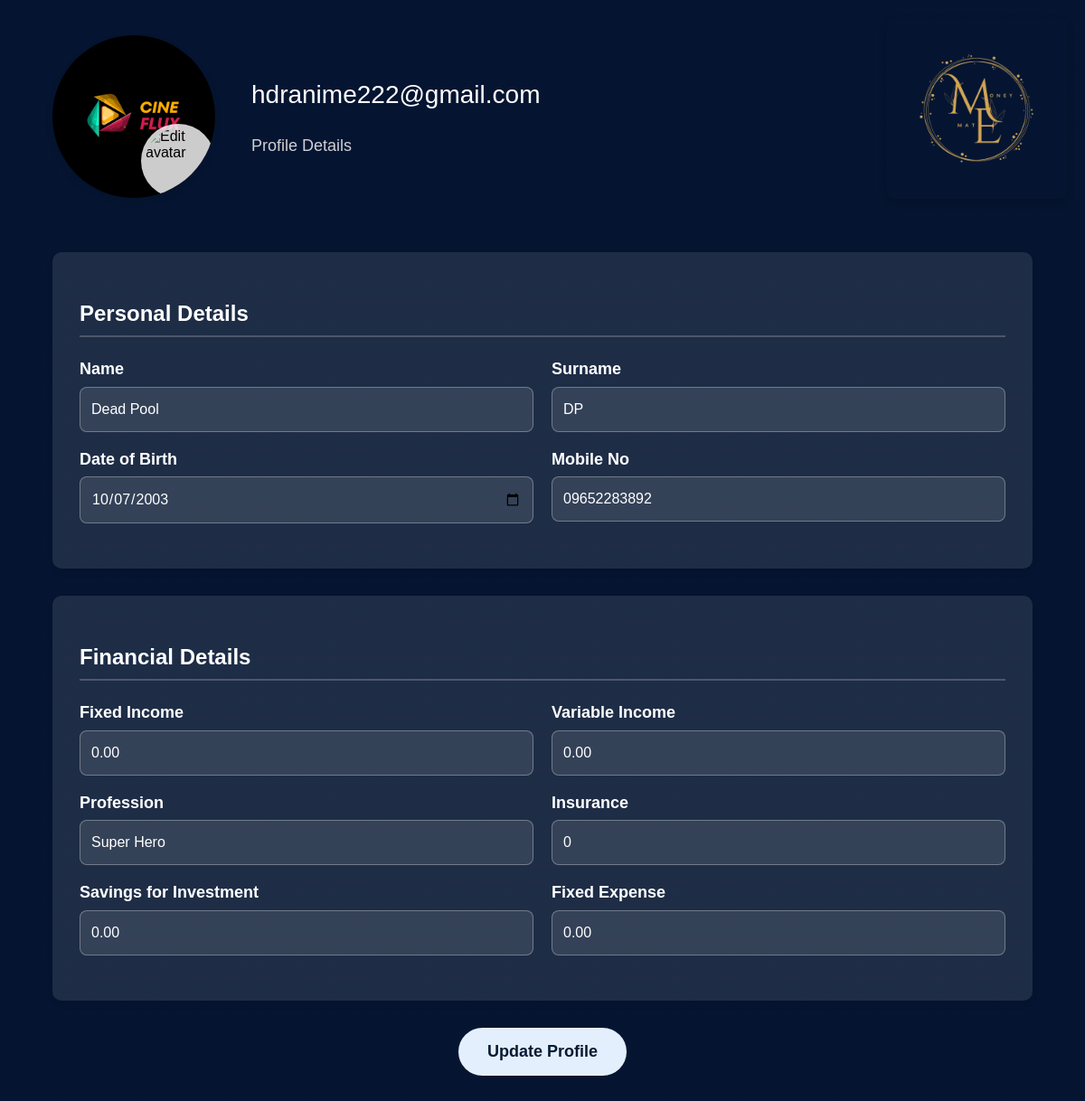
Screenshot of /details_form/ (signed in) with the database file from the repository.
### myapp/models.py (models this page shows, shortened)
class UserProfile(models.Model):
    user = models.ForeignKey(User, on_delete=models.CASCADE)
    name = models.CharField(max_length=100, blank=True, null=True)
    surname = models.CharField(max_length=100, blank=True, null=True)
    dob = models.DateField(blank=True, null=True)
    mobile = models.CharField(max_length=15, blank=True, null=True)
    fixed_income = models.DecimalField(max_digits=10, decimal_places=2, blank=True, null=True)
    variable_income = models.DecimalField(max_digits=10, decimal_places=2, blank=True, null=True)
    profession = models.CharField(max_length=100, blank=True, null=True)
    insurance = models.CharField(max_length=100, blank=True, null=True)
    savings = models.DecimalField(max_digits=10, decimal_places=2, blank=True, null=True)
    expenses = models.DecimalField(max_digits=10, decimal_places=2, blank=True, null=True)
    image = models.ImageField(upload_to='profile_images/', blank=True, null=True)

### myapp/views.py (the view, shortened to what this page needs)
# urls.py: path('details_form/', views.form_page, name='details_form'),
@login_required
def form_page(request):
    profile, created = UserProfile.objects.get_or_create(user=request.user)
    return render(request, 'details_form.html', {'userprofile':profile })

### myapp/templates/details_form.html (shortened to what this page needs)
{% load static %}
<!DOCTYPE html>
<html lang="en">
<head>
</head>
<body>
<section class="profile-section">
    <div class="profile-container">
        <div class="form-column">
            <div class="form-wrapper">
                <header class="header-container">
                    <form method="post" enctype="multipart/form-data">
                        <div class="avatar-container">
                            <img loading="lazy" src="{% if userprofile.image %}{{ userprofile.image.url }}{% else %}https://www.pngitem.com/pimgs/m/78-786293_1240-x-1240-0-avatar-profile-icon-png.png{% endif %}" class="avatar-background" alt="User avatar background" />
                            <img loading="lazy" src="https://cdn0.iconfinder.com/data/icons/yellow-colored-set-3/512/man_with_camera-512.png" class="avatar-image" alt="Edit avatar" onclick="document.getElementById('profile-image-upload').click()" />
                        </div>
                    </form>
                    <div class="user-info">
                        <h2 class="user-email">{{ user.username }}</h2>
                        <p class="user-status">Profile Details</p>
                    </div>
                </header>
                <form method="POST" action="{% url 'details_form' %}">
                    <div class="form-section">
                        <h3 class="form-section-title">Personal Details</h3>
                        <div class="form-row">
                            <div class="input-group">
                                <div class="input-wrapper">
                                    <label for="name" class="input-label">Name</label>
                                    <input type="text" id="name" class="input-field" placeholder="Enter your name" name="name" value="{{ userprofile.name }}" required/>
                                </div>
                                <div class="input-wrapper">
                                    <label for="surname" class="input-label">Surname</label>
                                    <input type="text" id="surname" class="input-field" placeholder="Enter your surname" name="surname" required value="{{ userprofile.surname}}"/>
                                </div>
                            </div>
                        </div>
                        <div class="form-row">
                            <div class="input-group">
                                <div class="input-wrapper">
                                    <label for="dob" class="input-label">Date of Birth</label>
                                    <input type="date" id="dob" class="input-field" value="{{ userprofile.dob|date:'Y-m-d'}}" name="dob" required />
                                </div>
                                <div class="input-wrapper">
                                    <label for="mobile" class="input-label">Mobile No</label>
                                    <input type="tel" id="mobile" class="input-field" placeholder="Enter your mobile number" value="{{ userprofile.mobile }}" name="mobile" required />
                                </div>
                            </div>
                        </div>
                    </div>
                    <div class="form-section">
                        <h3 class="form-section-title">Financial Details</h3>
                        <div class="form-row">
                            <div class="input-group">
                                <div class="input-wrapper">
                                    <label for="fixed-income" class="input-label">Fixed Income</label>
                                    <input type="number" id="fixed-income" class="input-field" placeholder="Enter fixed income" value="{{ userprofile.fixed_income }}" name="fixed-income" required />
                                </div>
                                <div class="input-wrapper">
                                    <label for="variable-income" class="input-label">Variable Income</label>
                                    <input type="number" id="variable-income" class="input-field" placeholder="Enter variable income" value="{{ userprofile.variable_income }}" name="variable-income" required />
                                </div>
                            </div>
                        </div>
                        <div class="form-row">
                            <div class="input-group">
                                <div class="input-wrapper">
                                    <label for="profession" class="input-label">Profession</label>
                                    <input type="text" id="profession" class="input-field" placeholder="Enter your profession" value="{{ userprofile.profession }}" name="profession" required />
                                </div>
                                <div class="input-wrapper">
                                    <label for="insurance" class="input-label">Insurance</label>
                                    <input type="text" id="insurance" class="input-field" placeholder="Enter insurance details" value="{{ userprofile.insurance }}" name="insurance" required />
                                </div>
                            </div>
                        </div>
                        <div class="form-row">
                            <div class="input-group">
                                <div class="input-wrapper">
                                    <label for="savings" class="input-label">Savings for Investment</label>
                                    <input type="number" id="savings" class="input-field" placeholder="Enter savings amount" value="{{ userprofile.savings }}" name="savings" required />
                                </div>
                                <div class="input-wrapper">
                                    <label for="expenses" class="input-label">Fixed Expense</label>
                                    <input type="number" id="expenses" class="input-field" placeholder="Enter fixed expenses" value="{{ userprofile.expenses }}" name="expenses" required />
                                </div>
                            </div>
                        </div>
                    </div>
                    <div class="submit-button-container">
                        <button type="submit" class="submit-button">Update Profile</button>
                    </div>
                </form>
            </div>
        </div>
    </div>
    <div class="image-column">
        <a href="{% url 'home' %}">
            <img loading="lazy" src="{% static 'images/mm1.png' %}" class="profile-image" alt="Profile decoration" />
        </a>
    </div>
</section>
</body>
</html>

### myapp/templates/details_form.html (style rules this page uses)
body { margin: 0; padding: 0; font-family: Nunito, sans-serif; background-color: #f0f2f5; }
.profile-section { background: linear-gradient(0deg, rgba(16, 14, 25, 0.2) 0%, rgba(16, 14, 25, 0.2) 100%), #031637; display: flex; flex-direction: column; padding: 39px 58px; position: relative; }
.profile-container { display: flex; gap: 40px; }
.form-column { display: flex; flex-direction: column; width: 100%; }
.form-wrapper { display: flex; flex-grow: 1; flex-direction: column; }
.header-container { display: flex; gap: 40px; margin-bottom: 40px; }
.avatar-container { position: relative; width: 180px; height: 180px; overflow: hidden; border-radius: 50%; box-shadow: 0 4px 8px rgba(0, 0, 0, 0.1); }
.avatar-background { position: relative; top: 0; left: 0; width: 100%; height: 100%; object-fit: cover; }
.avatar-image { position: absolute; bottom: 0; right: 0; width: 40%; height: 40%; object-fit: contain; background-color: rgba(255, 255, 255, 0.8); border-radius: 50%; padding: 5px; cursor: pointer; transition: transform 0.3s ease; }
.user-info { display: flex; flex-direction: column; align-self: stretch; color: #fff; font-weight: 700; margin: auto 0; }
.user-email { font: 28px Nunito, sans-serif; margin-bottom: 10px; }
.user-status { font: 18px/1.4 Nunito, sans-serif; opacity: 0.8; }
.form-section { background-color: rgba(255, 255, 255, 0.1); border-radius: 10px; padding: 30px; margin-bottom: 30px; box-shadow: 0 4px 6px rgba(0, 0, 0, 0.1); }
.form-section-title { color: #fff; font: 700 24px Nunito, sans-serif; margin-bottom: 25px; border-bottom: 2px solid rgba(255, 255, 255, 0.2); padding-bottom: 10px; }
.form-row { gap: 20px; justify-content: space-between; display: flex; margin-bottom: 20px; }
.input-group { gap: 20px; display: flex; width: 100%; }
.input-wrapper { display: flex; flex-direction: column; width: 50%; }
.input-label { color: #fff; font: 600 18px/1.2 Nunito, sans-serif; margin-bottom: 8px; }
.input-field { align-items: start; border-radius: 8px; border: 1px solid rgba(255, 255, 255, 0.3); background-color: rgba(255, 255, 255, 0.1); color: #fff; padding: 12px; font: 400 16px/1.5 Nunito, sans-serif; width: 100%; box-sizing: border-box; transition: all 0.3s ease; }
.input-field::placeholder { color: rgba(255, 255, 255, 0.5); }
.image-column { position: absolute; top: 20px; right: 20px; width: 200px; }
.profile-image { width: 100%; height: auto; border-radius: 10px; box-shadow: 0 4px 8px rgba(0, 0, 0, 0.2); transition: transform 0.3s ease; }
.submit-button-container { display: flex; justify-content: center; margin-top: 30px; }
.submit-button { justify-content: center; align-items: center; border-radius: 30px; background-color: #e4effd; color: #071a31; text-align: center; padding: 16px 32px; font: 700 18px/1.2 Nunito, sans-serif; border: none; cursor: pointer; transition: all 0.3s ease; }

### rows the page displays
UserProfile: image (picture), name "Dead Pool", surname "DP", dob "10/07/2003", mobile "09652283892", fixed-income "0.00", variable-income "0.00", profession "Super Hero", insurance "0", savings "0.00", expenses "0.00"

### other values shown
{{ user.username }} "hdranime222@gmail.com"
